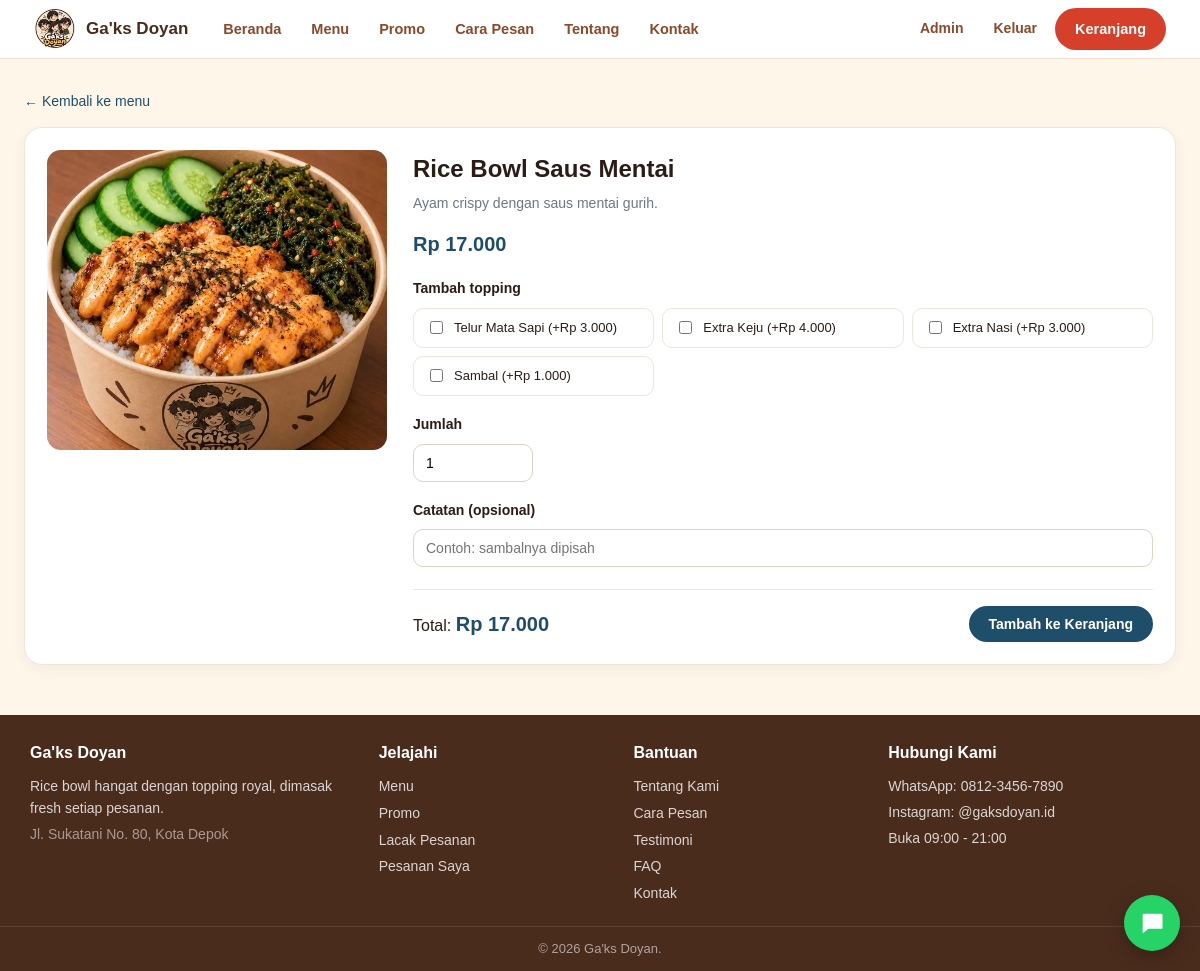
/produk_opsi.php?id=1 (signed in), run on the app's committed database.
### tables this page shows
CREATE TABLE `produk` (
  `id` int(11) NOT NULL,
  `nama` varchar(120) NOT NULL,
  `kategori` varchar(50) NOT NULL DEFAULT 'Rice Bowl',
  `kategori_id` int(11) DEFAULT NULL,
  `deskripsi` text DEFAULT NULL,
  `harga` int(11) NOT NULL DEFAULT 0,
  `stok` int(11) NOT NULL DEFAULT 50,
  `gambar` varchar(200) DEFAULT NULL,
  `aktif` tinyint(1) NOT NULL DEFAULT 1,
  `created_at` timestamp NOT NULL DEFAULT current_timestamp(),
  `tersedia` tinyint(1) NOT NULL DEFAULT 1
);

CREATE TABLE `topping` (
  `id` int(11) NOT NULL,
  `nama` varchar(60) NOT NULL,
  `harga` int(11) NOT NULL DEFAULT 0,
  `tersedia` tinyint(1) NOT NULL DEFAULT 1
);

### includes/skema.php (called while the page is built, shortened)
<?php
if (!function_exists('e')) { function e($s) { return htmlspecialchars((string)$s, ENT_QUOTES, 'UTF-8'); } }

### config/koneksi.php (called while the page is built, shortened)
<?php
function rupiah($angka) {
    return "Rp " . number_format($angka, 0, ',', '.');
}
?>

### produk_opsi.php (the view, shortened to what this page needs)
<?php
include 'config/koneksi.php';
$id = (int)($_GET['id'] ?? 0);
$s = mysqli_prepare($koneksi, "SELECT * FROM produk WHERE id = ? AND tersedia = 1");
mysqli_stmt_bind_param($s, "i", $id);
mysqli_stmt_execute($s);
$p = mysqli_fetch_assoc(mysqli_stmt_get_result($s));
$varian  = mysqli_query($koneksi, "SELECT * FROM produk_varian WHERE produk_id = $id ORDER BY harga");
$topping = mysqli_query($koneksi, "SELECT t.* FROM topping t
    JOIN produk_topping pt ON pt.topping_id = t.id
    WHERE pt.produk_id = $id AND t.tersedia = 1 ORDER BY t.id");
include 'includes/header.php';
$ada_gambar = $p['gambar'] !== 'default.jpg' && file_exists(__DIR__ . '/assets/img/produk/' . $p['gambar']);
$maks = min(20, (int)$p['stok']);
?>
<section class="wadah halaman">
  <a class="kembali" href="index.php#katalog">&larr; Kembali ke menu</a>
  <form method="POST" action="keranjang_tambah.php" class="opsi-kartu" id="formOpsi" data-dasar="<?= (int)$p['harga'] ?>">
    <div class="opsi-foto">
      <?php if ($ada_gambar): ?><img src="assets/img/produk/<?= e($p['gambar']) ?>" alt="<?= e($p['nama']) ?>"><?php endif; ?>
    </div>
    <div class="opsi-isi">
      <h2><?= e($p['nama']) ?></h2>
      <p class="deskripsi"><?= e($p['deskripsi']) ?></p>
      <?php if (mysqli_num_rows($varian) > 0): ?>
        <h4>Pilih ukuran</h4>
        <div class="pilihan">
          <?php $n = 0; while ($v = mysqli_fetch_assoc($varian)): ?>
            <label><input type="radio" name="varian_id" value="<?= $v['id'] ?>" data-harga="<?= (int)$v['harga'] ?>" <?= $n++ === 0 ? 'checked' : '' ?>>
              <?= e($v['nama']) ?> - <?= rupiah($v['harga']) ?></label>
          <?php endwhile; ?>
        </div>
      <?php else: ?>
        <div class="harga-dasar"><?= rupiah($p['harga']) ?></div>
      <?php endif; ?>
      <?php if (mysqli_num_rows($topping) > 0): ?>
        <h4>Tambah topping</h4>
        <div class="pilihan">
          <?php while ($t = mysqli_fetch_assoc($topping)): ?>
            <label><input type="checkbox" name="topping[]" value="<?= $t['id'] ?>" data-harga="<?= (int)$t['harga'] ?>">
              <?= e($t['nama']) ?> (+<?= rupiah($t['harga']) ?>)</label>
          <?php endwhile; ?>
        </div>
      <?php endif; ?>
      <h4>Jumlah</h4>
      <input class="input-web" type="number" name="qty" value="1" min="1" max="<?= $maks ?>" style="max-width:120px">
      <h4>Catatan (opsional)</h4>
      <input class="input-web" type="text" name="catatan" maxlength="150" placeholder="Contoh: sambalnya dipisah">
      <div class="total-bar">
        <div>Total: <b id="total"></b></div>
        <button type="submit" class="btn-biru">Tambah ke Keranjang</button>
      </div>
    </div>
  </form>
</section>
<?php include 'includes/footer.php'; ?>

### assets/css/style.css (style rules this page uses)
:root { --biru: #1f4e6b; --biru-gelap: #163a50; --oranye: #f28c28; --bata: #b8472f; --krem: #fff6ea; --putih: #ffffff; --teks: #1e2a36; --abu: #6b7886; --garis: #eee6da; }
* { box-sizing: border-box; font-family: "Poppins", Arial, sans-serif; }
html { scroll-behavior: smooth; }
body { margin: 0; background: var(--putih); color: var(--teks); }
.wadah { max-width: 1200px; margin: 0 auto; padding: 0 24px; }
a { text-decoration: none; color: inherit; }
.btn-biru { display: inline-block; background: var(--biru); color: #fff; padding: 10px 20px; border-radius: 999px; font-size: 14px; font-weight: 600; border: 0; cursor: pointer; transition: 0.15s; }
.halaman { padding-top: 30px; padding-bottom: 40px; min-height: 60vh; }
.kembali { display: inline-block; margin-bottom: 14px; font-size: 14px; color: var(--biru); font-weight: 500; }
.input-web { width: 100%; padding: 10px 12px; border: 1px solid #ddd3c0; border-radius: 10px; font-size: 14px; background: #fff; }
.opsi-kartu { display: grid; grid-template-columns: 340px 1fr; gap: 26px; background: #fff; border: 1px solid var(--garis); border-radius: 18px; padding: 22px; box-shadow: 0 4px 14px rgba(30, 42, 54, 0.05); }
.opsi-foto { height: 300px; background: var(--krem); border-radius: 14px; overflow: hidden; }
.opsi-foto img { width: 100%; height: 100%; object-fit: cover; }
.opsi-isi h2 { margin: 0 0 6px; }
.opsi-isi h4 { margin: 18px 0 8px; font-size: 14px; }
.deskripsi { color: var(--abu); font-size: 14px; margin: 0; }
.harga-dasar { margin-top: 14px; font-size: 20px; font-weight: 600; color: var(--biru); }
.pilihan { display: grid; grid-template-columns: repeat(auto-fill, minmax(190px, 1fr)); gap: 8px; }
.pilihan label { display: flex; align-items: center; gap: 8px; padding: 9px 12px; font-size: 13px; border: 1px solid var(--garis); border-radius: 10px; cursor: pointer; }
.total-bar { display: flex; align-items: center; justify-content: space-between; gap: 14px; margin-top: 22px; padding-top: 16px; border-top: 1px solid var(--garis); font-size: 16px; }
.total-bar b { color: var(--biru); font-size: 20px; }

### assets/css/final.css (style rules this page uses)
:root { --gd-navy: #4a2c1d; --gd-navy2: #8b4a2b; --gd-coral: #d6402b; --gd-krem: #fff6ea; --gd-teks: #2b1d16; --gd-abu: #7b6a60; --gd-garis: #efdfcc; }
body.gd { margin: 0; background: var(--gd-krem); color: var(--gd-teks); font-family: "Segoe UI", system-ui, sans-serif; padding: 0; line-height: 1.55; }
.gd * { box-sizing: border-box; }

### data on the page
produk: gambar (picture), nama "Rice Bowl Saus Mentai", deskripsi "Ayam crispy dengan saus mentai gurih.", harga "Rp 17.000"
topping: nama "Telur Mata Sapi", harga "Rp 3.000"
topping: nama "Extra Keju", harga "Rp 4.000"
topping: nama "Extra Nasi", harga "Rp 3.000"
topping: nama "Sambal", harga "Rp 1.000"

### other printed values
NAMA_BRAND "Ga'ks Doyan"
$t "Beranda"
$t "Menu"
$t "Promo"
$t "Cara Pesan"
$t "Tentang"
$t "Kontak"
TOKO_ALAMAT "Jl. Sukatani No. 80, Kota Depok"
TOKO_TELP "0812-3456-7890"
TOKO_IG "@gaksdoyan.id"
JAM_BUKA "09:00"
JAM_TUTUP "21:00"
